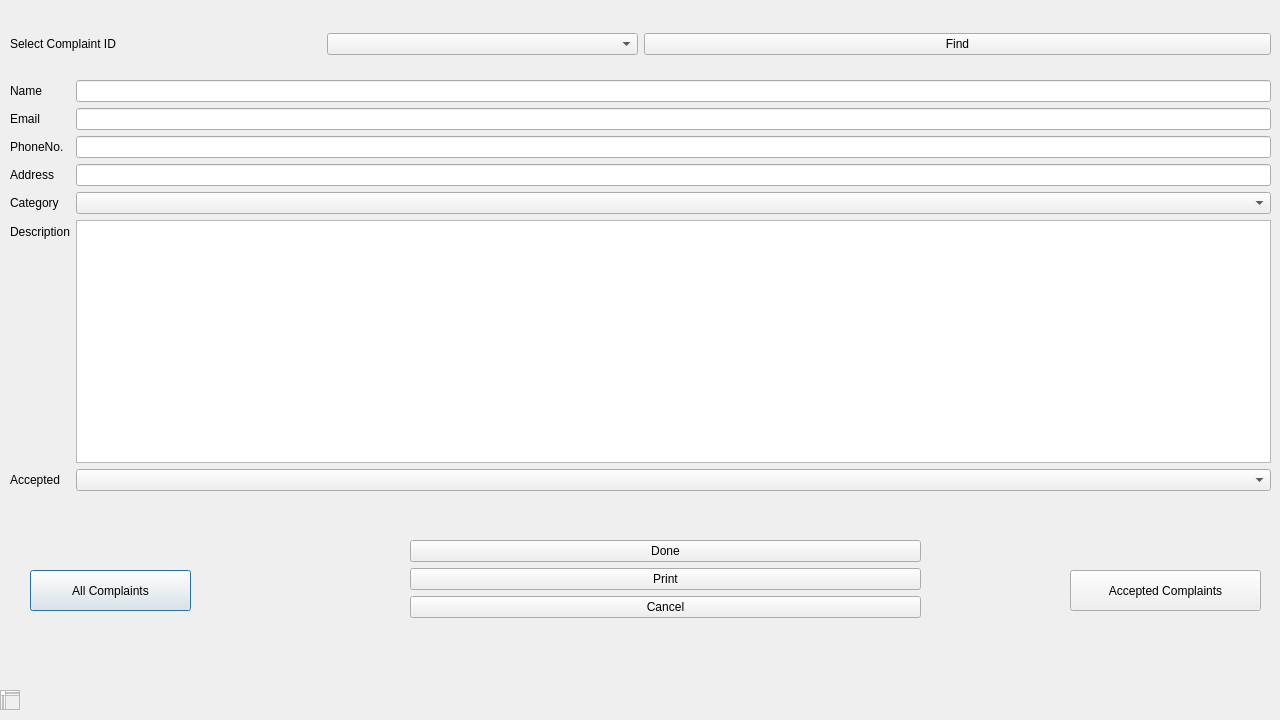
<?xml version="1.0" encoding="UTF-8"?>
<ui version="4.0">
 <class>adminDialog</class>
 <widget class="QDialog" name="adminDialog">
  <property name="geometry">
   <rect>
    <x>0</x>
    <y>0</y>
    <width>1280</width>
    <height>720</height>
   </rect>
  </property>
  <property name="windowTitle">
   <string>Dialog</string>
  </property>
  <widget class="QPushButton" name="allComplaintsButton">
   <property name="geometry">
    <rect>
     <x>30</x>
     <y>570</y>
     <width>161</width>
     <height>41</height>
    </rect>
   </property>
   <property name="text">
    <string>All Complaints</string>
   </property>
  </widget>
  <widget class="QPushButton" name="acceptedComplaitsButton">
   <property name="geometry">
    <rect>
     <x>1070</x>
     <y>570</y>
     <width>191</width>
     <height>41</height>
    </rect>
   </property>
   <property name="text">
    <string>Accepted Complaints</string>
   </property>
  </widget>
  <widget class="QWidget" name="verticalLayoutWidget">
   <property name="geometry">
    <rect>
     <x>410</x>
     <y>540</y>
     <width>511</width>
     <height>131</height>
    </rect>
   </property>
   <layout class="QVBoxLayout" name="verticalLayout">
    <item>
     <widget class="QPushButton" name="doneButton">
      <property name="text">
       <string>Done</string>
      </property>
     </widget>
    </item>
    <item>
     <widget class="QPushButton" name="printButton">
      <property name="text">
       <string>Print</string>
      </property>
     </widget>
    </item>
    <item>
     <widget class="QPushButton" name="cancelButton">
      <property name="text">
       <string>Cancel</string>
      </property>
     </widget>
    </item>
    <item>
     <widget class="QLabel" name="status">
      <property name="text">
       <string/>
      </property>
     </widget>
    </item>
   </layout>
  </widget>
  <widget class="QLabel" name="dateText">
   <property name="geometry">
    <rect>
     <x>10</x>
     <y>640</y>
     <width>191</width>
     <height>31</height>
    </rect>
   </property>
   <property name="text">
    <string/>
   </property>
  </widget>
  <widget class="QWidget" name="layoutWidget">
   <property name="geometry">
    <rect>
     <x>10</x>
     <y>80</y>
     <width>1261</width>
     <height>411</height>
    </rect>
   </property>
   <layout class="QFormLayout" name="formLayout">
    <item row="0" column="0">
     <widget class="QLabel" name="label_2">
      <property name="text">
       <string>Name</string>
      </property>
     </widget>
    </item>
    <item row="0" column="1">
     <widget class="QLineEdit" name="nameEdit"/>
    </item>
    <item row="1" column="1">
     <widget class="QLineEdit" name="emailEdit"/>
    </item>
    <item row="1" column="0">
     <widget class="QLabel" name="label_3">
      <property name="text">
       <string>Email</string>
      </property>
     </widget>
    </item>
    <item row="2" column="0">
     <widget class="QLabel" name="label_4">
      <property name="text">
       <string>PhoneNo.</string>
      </property>
     </widget>
    </item>
    <item row="3" column="0">
     <widget class="QLabel" name="label_5">
      <property name="text">
       <string>Address</string>
      </property>
     </widget>
    </item>
    <item row="4" column="0">
     <widget class="QLabel" name="label_6">
      <property name="text">
       <string>Category</string>
      </property>
     </widget>
    </item>
    <item row="5" column="0">
     <widget class="QLabel" name="label_7">
      <property name="text">
       <string>Description</string>
      </property>
     </widget>
    </item>
    <item row="6" column="0">
     <widget class="QLabel" name="label_8">
      <property name="text">
       <string>Accepted</string>
      </property>
     </widget>
    </item>
    <item row="2" column="1">
     <widget class="QLineEdit" name="phoneEdit"/>
    </item>
    <item row="3" column="1">
     <widget class="QLineEdit" name="addressEdit"/>
    </item>
    <item row="4" column="1">
     <widget class="QComboBox" name="categorySelect"/>
    </item>
    <item row="5" column="1">
     <widget class="QTextEdit" name="descriptionEdit"/>
    </item>
    <item row="6" column="1">
     <widget class="QComboBox" name="acceptedSelect"/>
    </item>
   </layout>
  </widget>
  <widget class="QWidget" name="layoutWidget">
   <property name="geometry">
    <rect>
     <x>10</x>
     <y>10</y>
     <width>1261</width>
     <height>68</height>
    </rect>
   </property>
   <layout class="QHBoxLayout" name="horizontalLayout">
    <item>
     <layout class="QGridLayout" name="gridLayout_2">
      <item row="0" column="0">
       <widget class="QLabel" name="label">
        <property name="text">
         <string>Select Complaint ID</string>
        </property>
       </widget>
      </item>
      <item row="0" column="1">
       <widget class="QComboBox" name="selectID"/>
      </item>
     </layout>
    </item>
    <item>
     <widget class="QPushButton" name="findID">
      <property name="text">
       <string>Find</string>
      </property>
     </widget>
    </item>
   </layout>
  </widget>
  <widget class="QTextEdit" name="printerText">
   <property name="geometry">
    <rect>
     <x>0</x>
     <y>690</y>
     <width>20</width>
     <height>20</height>
    </rect>
   </property>
  </widget>
 </widget>
 <resources/>
 <connections/>
</ui>
